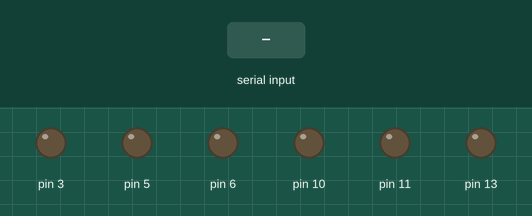
Simulated run of this sketch. Board: Arduino Uno, built with avr-gcc and run on an emulated ATmega328P. Shown: output pins drawn as LEDs (lit = HIGH). The test bench sets the inputs (shaded band).

Above: at 1.2 s.
1.3 s: "e" received over Serial
At 2.65 s:
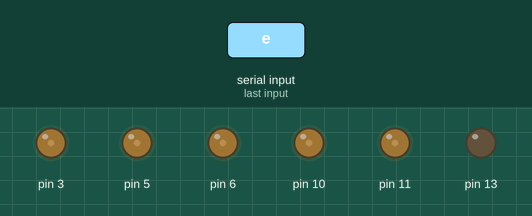
At 3.85 s:
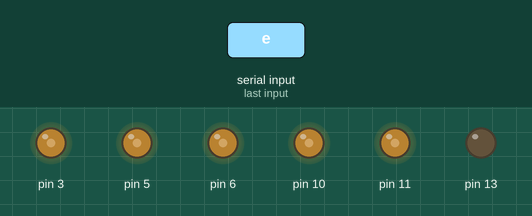
Timing chart, 0 to 33.2 s (numbered marks = the images above; inputs shaded):
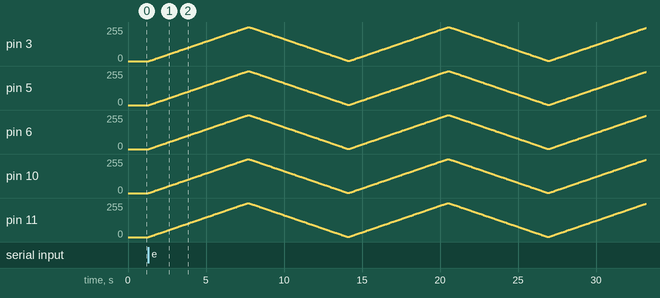

The sketch:

SERIAL.ino
```cpp
char inChar;
int i = 0 ;

void setup() {
  pinMode(11, OUTPUT);

  pinMode(10, OUTPUT);

  pinMode(6, OUTPUT);

  pinMode(5, OUTPUT);

  pinMode(3, OUTPUT);

  pinMode (13 , OUTPUT);

  digitalWrite (13 , LOW);

  Serial.begin(9600);
}

void loop() {
  if (Serial.available() > 0)
  {
    inChar = Serial.read();
    if (inChar=='e')
    {
      while (1){
        if (Serial.read () == 'd') {

          digitalWrite (11 , LOW) ;

          digitalWrite (10 , LOW) ;

          digitalWrite (6 , LOW) ;

          digitalWrite (5 , LOW) ;

          digitalWrite (3 , LOW) ;


          break ;
          delay (50);
          }


        for (i = 1 ; i < 256 ; i = i+2)
        {
          analogWrite(11,i);
          delay (10);

          analogWrite(10,i);
          delay (10);

          analogWrite(6,i);
          delay (10);

          analogWrite(5,i);
          delay (10);

          analogWrite(3,i);
          delay (10);

          }

        for (i = 255 ; i >= 0 ; i= i-2)
        {
          analogWrite(11,i);
          delay (10);

          analogWrite(10,i);
          delay (10);

          analogWrite(6,i);
          delay (10);

          analogWrite (5 , i) ;
          delay (10) ;

          analogWrite (3 , i ) ;
          delay (10) ;


        }

      }
    }
  }
}
```
